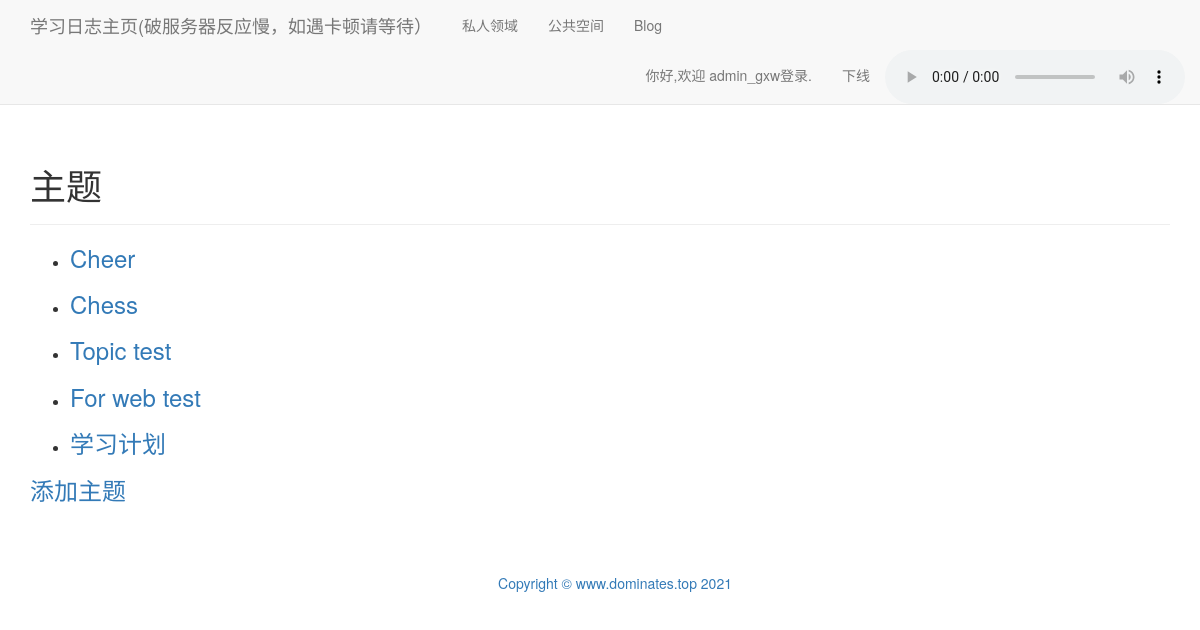
The app's page /topics/ (signed in) with its own data.
### learning_logs/models.py (models this page shows)
class Topic(models.Model):
    text = models.CharField(max_length=200)
    date_added = models.DateTimeField(auto_now_add=True)
    owner = models.ForeignKey(User, on_delete=models.CASCADE)
    def __str__(self):
        return self.text

### learning_logs/views.py (the view)
# urls.py: url(r'^topics/$', views.topics, name='topics'),
@login_required
def topics(request):
    topics = Topic.objects.filter(owner=request.user).order_by('date_added')
    context = {'topics': topics}
    return render(request, 'learning_logs/topics.html', context)

### learning_logs/templates/learning_logs/topics.html
{% extends "learning_logs/base.html" %}
  {% block header %}
<h1>主题</h1>
{% endblock header %}
{% block content %}
<ul>
{% for topic in topics %}
<li>
  <h3>
<a href="{% url 'learning_logs:topic' topic.id %}">{{ topic }}</a>
</h3>
</li>
{% empty %}
<li>你还没有添加主题呢，赶快添加一个吧。:)</li>
{% endfor %}
</ul>
  <h3><a href="{% url 'learning_logs:new_topic' %}">添加主题</h3>
{% endblock content %}

### learning_logs/templates/learning_logs/base.html (shortened to what this page needs)
{% load bootstrap3 %}
{% load static %}
<html lang="en">
<head>
    {% bootstrap_css %}
</head>
<body>
  <nav class="navbar navbar-default navbar-static-top">
<div class="container">
<div class="navbar-header">
  <a class="navbar-brand" href="{% url 'learning_logs:index' %}">
学习日志主页(破服务器反应慢，如遇卡顿请等待）</a>
</div>
  <div id="navbar" class="navbar-collapse collapse">
  <ul class="nav navbar-nav">
  <li><a href="{% url 'learning_logs:topics' %}">私人领域</a></li>
  <li><a href="{% url 'square:titles' %}">公共空间</a></li>
  <li><a href="{% url 'blog:article_list' %}">Blog</a> </li>
</ul>
  <ul class="nav navbar-nav navbar-right">
  <audio autoplay="True" loop="True" controls>
      <source src="https://sharefs.yun.kugou.com/202103141252/ead33e4bc37e27882242fb8b797425cd/KGTX/CLTX001/13bf933da8ba64df2f0e215d5597a3a0.mp3" type="audio/mpeg">
</audio>
{% if user.is_authenticated %}
<li><a>你好,欢迎 {{ user.username }}登录.</a></li>
<li><a href="{% url 'users:logout' %}">下线</a></li>
{% else %}
<li><a href="{% url 'users:register' %}">注册</a></li>
<li><a href="{% url 'users:login' %}">登录</a></li>
{% endif %}
  </ul>
</div>
</div>
</nav>
<div class="container">
<div class="page-header">
  {% block header %}{% endblock header %}
</div>
<div>
  {% block content %}{% endblock content %}
    {% include 'blog/footer.html' %}
</div></div>
</body>
</html>

### records on screen
Topic: text "Cheer"
Topic: text "Chess"
Topic: text "Topic test"
Topic: text "For web test"
Topic: text "学习计划"

### other values on screen
{{ user.username }} "admin_gxw"
